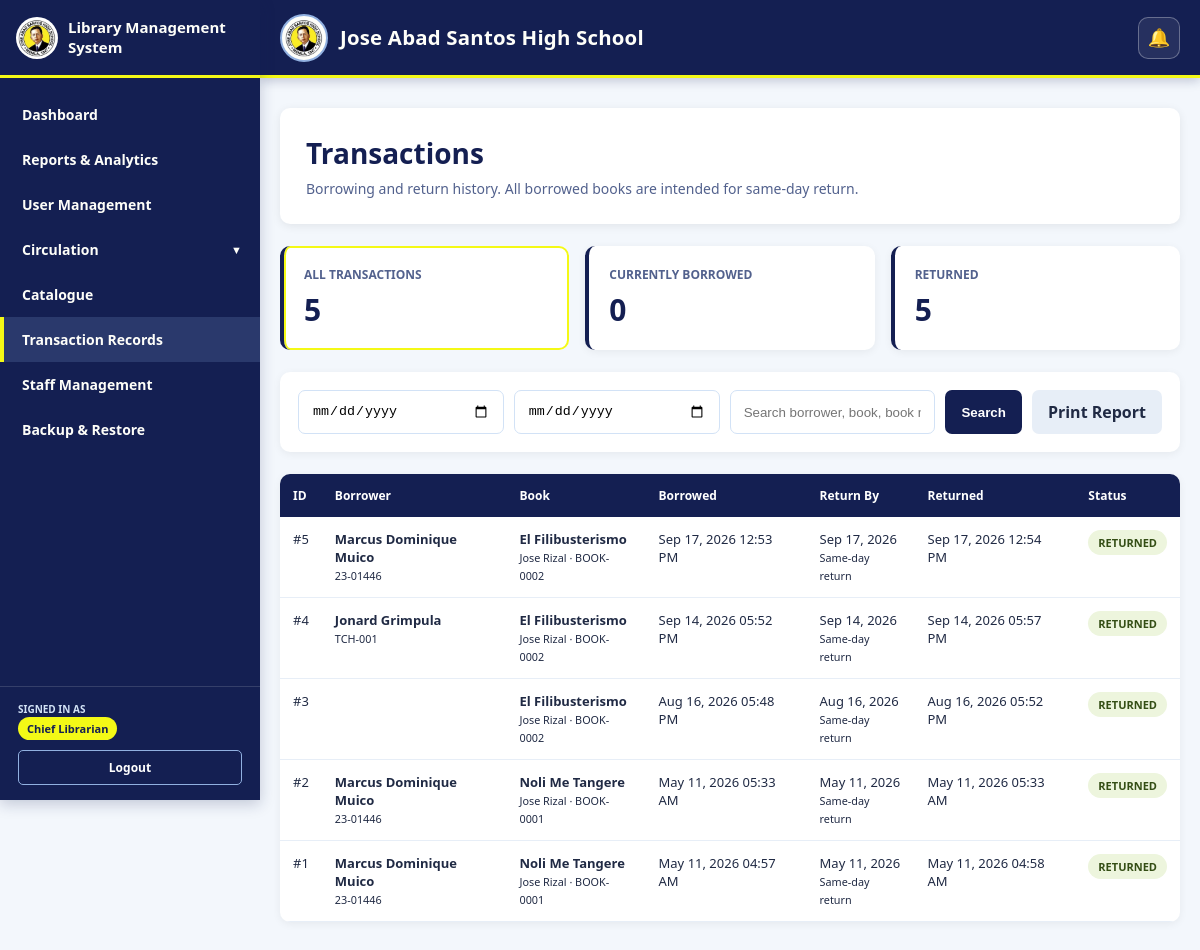
/admin/transactions.php (signed in), run on an earlier commit of the app's database.
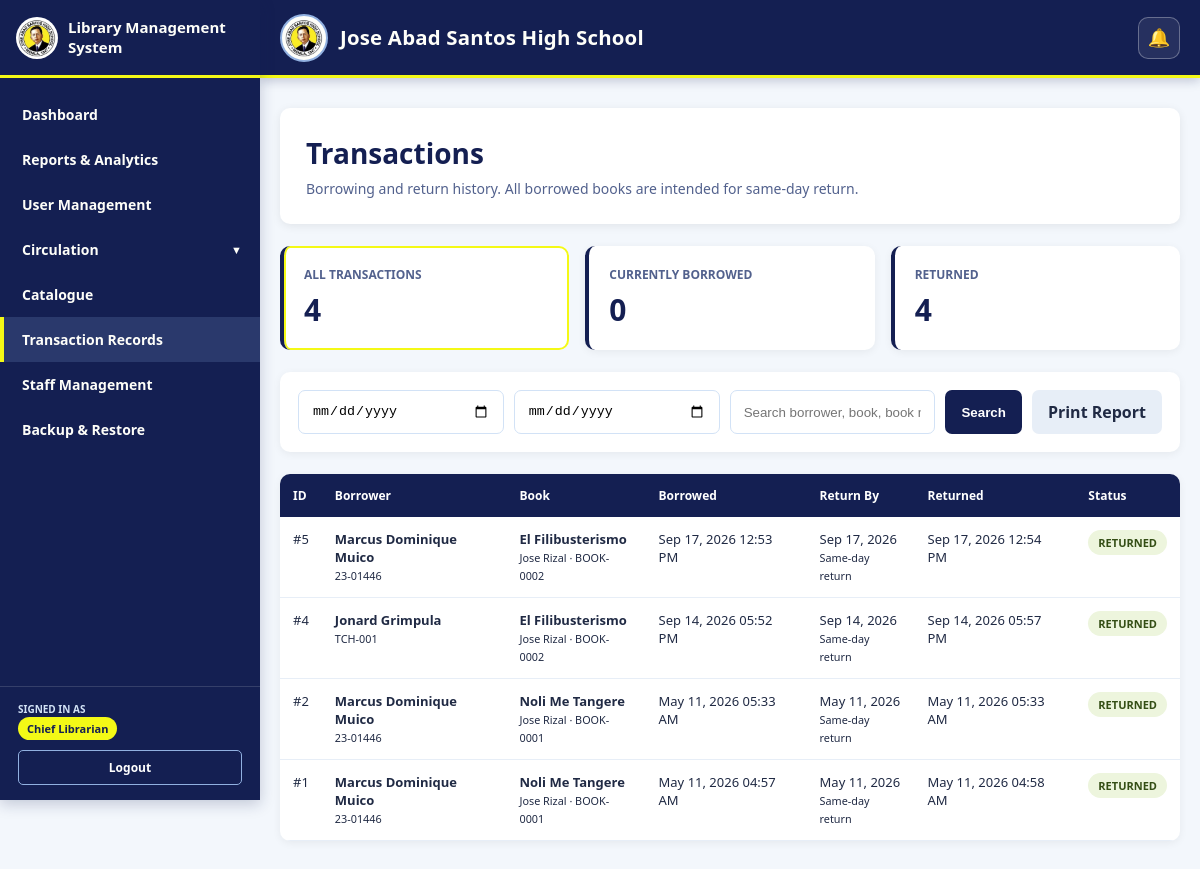
And on a later commit of the database.
### tables this page shows
CREATE TABLE `transactions` (
  `transaction_id` int NOT NULL,
  `student_id` int DEFAULT NULL,
  `teacher_id` int DEFAULT NULL,
  `book_id` int NOT NULL,
  `date_borrowed` datetime NOT NULL,
  `due_date` datetime NOT NULL,
  `return_date` datetime DEFAULT NULL,
  `status` enum('borrowed','returned') NOT NULL DEFAULT 'borrowed',
  `borrow_condition` enum('Excellent','Good','Fair','Damaged','Lost') DEFAULT NULL,
  `return_condition` enum('Excellent','Good','Fair','Damaged','Lost') DEFAULT NULL,
  `created_at` timestamp NOT NULL DEFAULT CURRENT_TIMESTAMP,
  `updated_at` timestamp NOT NULL DEFAULT CURRENT_TIMESTAMP ON UPDATE CURRENT_TIMESTAMP
);

CREATE TABLE `books` (
  `book_id` int NOT NULL,
  `title` varchar(255) NOT NULL,
  `author` varchar(255) NOT NULL,
  `co_authors` text,
  `place_of_publication` varchar(255) DEFAULT NULL,
  `publication_date` date DEFAULT NULL,
  `book_number` varchar(100) NOT NULL,
  `book_pages` int NOT NULL,
  `source_of_funds` varchar(255) DEFAULT NULL,
  `cost_price` decimal(10,2) DEFAULT NULL,
  `publisher` varchar(255) DEFAULT NULL,
  `edition` varchar(100) DEFAULT NULL,
  `volumes` varchar(100) DEFAULT NULL,
  `class` varchar(100) DEFAULT NULL,
  `type_of_material` varchar(100) DEFAULT NULL,
  `location_collection` varchar(255) DEFAULT NULL,
  `library_building` varchar(150) DEFAULT NULL,
  `shelf_number` varchar(100) DEFAULT NULL,
  `library_section` varchar(150) DEFAULT NULL,
  `qr_code` varchar(255) NOT NULL,
  `book_status` enum('available','out_of_stock','damaged','lost') NOT NULL DEFAULT 'available',
  `book_condition` varchar(20) NOT NULL DEFAULT 'New',
  `is_archived` tinyint(1) NOT NULL DEFAULT '0',
  `archived_at` datetime DEFAULT NULL,
  `archived_by` int DEFAULT NULL,
  `total_copies` int NOT NULL DEFAULT '1',
  `available_copies` int NOT NULL DEFAULT '1',
  `borrowed_copies` int NOT NULL DEFAULT '0',
  `lost_copies` int NOT NULL DEFAULT '0',
  `damaged_copies` int NOT NULL DEFAULT '0',
  `created_at` timestamp NOT NULL DEFAULT CURRENT_TIMESTAMP,
  `updated_at` timestamp NOT NULL DEFAULT CURRENT_TIMESTAMP ON UPDATE CURRENT_TIMESTAMP
);

### admin/transactions.php (the view, shortened to what the changed rows need)
<?php
require_once __DIR__ . '/../db.php';
function h($value) {
    return htmlspecialchars((string)($value ?? ''), ENT_QUOTES, 'UTF-8');
}
$filter_status = $_GET['status'] ?? 'all';
$where = ['1=1'];
$where_sql = implode(' AND ', $where);
$transactions = [];
try {
    $query = "SELECT
                t.transaction_id,
                t.date_borrowed,
                t.due_date,
                t.return_date,
                t.status,
                COALESCE(s.student_no, te.teacher_no) AS borrower_no,
                COALESCE(s.full_name, te.full_name) AS borrower_name,
                b.book_number,
                b.title AS book_title,
                b.author AS book_author
              FROM transactions t
              LEFT JOIN students s ON t.student_id = s.student_id
              LEFT JOIN teachers te ON t.teacher_id = te.teacher_id
              INNER JOIN books b ON t.book_id = b.book_id
              WHERE $where_sql
              ORDER BY t.date_borrowed DESC";
    $result = $conn->query($query);
    if ($result) {
        while ($row = $result->fetch_assoc()) {
            $transactions[] = $row;
        }
    }
} catch (Exception $e) {
    logError('Transactions page error: ' . $e->getMessage());
}
$status_counts = ['all' => 0, 'borrowed' => 0, 'returned' => 0];
try {
    $count_result = $conn->query("SELECT status, COUNT(*) AS count FROM transactions GROUP BY status");
    if ($count_result) {
        while ($row = $count_result->fetch_assoc()) {
            if (isset($status_counts[$row['status']])) {
                $status_counts[$row['status']] = (int)$row['count'];
            }
        }
    }
    $status_counts['all'] = $status_counts['borrowed'] + $status_counts['returned'];
} catch (Exception $e) {
    logError('Transaction count error: ' . $e->getMessage());
}
?>
<!DOCTYPE html>
<html lang="en">
<head>
</head>
<body>
    <?php include __DIR__ . '/../header.php'; ?>
    <main class="container">
        <section class="page-header">
            <h1>Transactions</h1>
        </section>
        <div class="stats-grid">
            <a class="stat-card <?php echo $filter_status === 'all' ? 'active' : ''; ?>" href="?status=all">
                <div class="stat-label">All Transactions</div><div class="stat-value"><?php echo $status_counts['all']; ?></div>
            </a>
            <a class="stat-card <?php echo $filter_status === 'returned' ? 'active' : ''; ?>" href="?status=returned">
                <div class="stat-label">Returned</div><div class="stat-value"><?php echo $status_counts['returned']; ?></div>
            </a>
        </div>
        <section class="table-card">
            <?php if (empty($transactions)): ?>
                <div class="empty">No transaction records found.</div>
            <?php else: ?>
                <div class="table-wrapper">
                    <table>
                        <thead>
                            <tr><th>ID</th><th>Borrower</th><th>Book</th><th>Borrowed</th><th>Return By</th><th>Returned</th><th>Status</th></tr>
                        </thead>
                        <tbody>
                        <?php foreach ($transactions as $t): ?>
                            <tr>
                                <td>#<?php echo (int)$t['transaction_id']; ?></td>
                                <td><strong><?php echo h($t['borrower_name']); ?></strong><br><small><?php echo h($t['borrower_no']); ?></small></td>
                                <td><strong><?php echo h($t['book_title']); ?></strong><br><small><?php echo h($t['book_author']); ?> · <?php echo h($t['book_number']); ?></small></td>
                                <td><?php echo h(date('M d, Y h:i A', strtotime($t['date_borrowed']))); ?></td>
                                <td><?php echo h(date('M d, Y', strtotime($t['due_date']))); ?><br><small>Same-day return</small></td>
                                <td><?php echo $t['return_date'] ? h(date('M d, Y h:i A', strtotime($t['return_date']))) : '—'; ?></td>
                                <td><span class="badge <?php echo h($t['status']); ?>"><?php echo h(ucfirst($t['status'])); ?></span></td>
                            </tr>
                        <?php endforeach; ?>
                        </tbody>
                    </table>
                </div>
            <?php endif; ?>
        </section>
    </main>
</body>
</html>

What changed in the data, as far as the page shows it:
removed transactions: transaction_id "3", book.title "El Filibusterismo", book.author "Jose Rizal", book.book_number "BOOK-0002", date_borrowed "Aug 16, 2026 05:48 PM", due_date "Aug 16, 2026", return_date "Aug 16, 2026 05:52 PM", status "RETURNED"
Also different on the page:
$status_counts['all']: "5" → "4"
$status_counts['returned']: "5" → "4"
